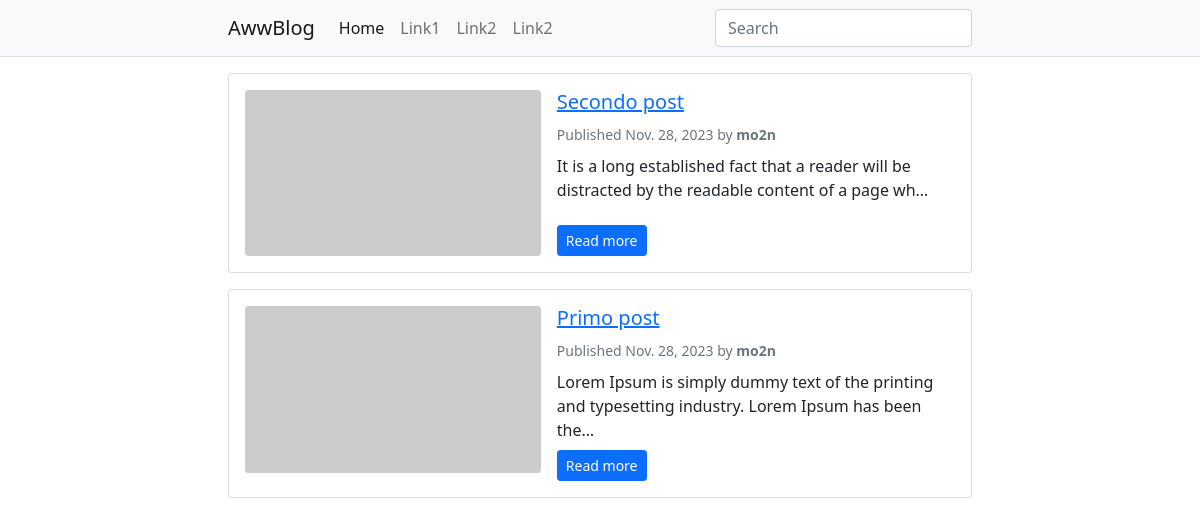
/, run on an earlier commit of the app's database.
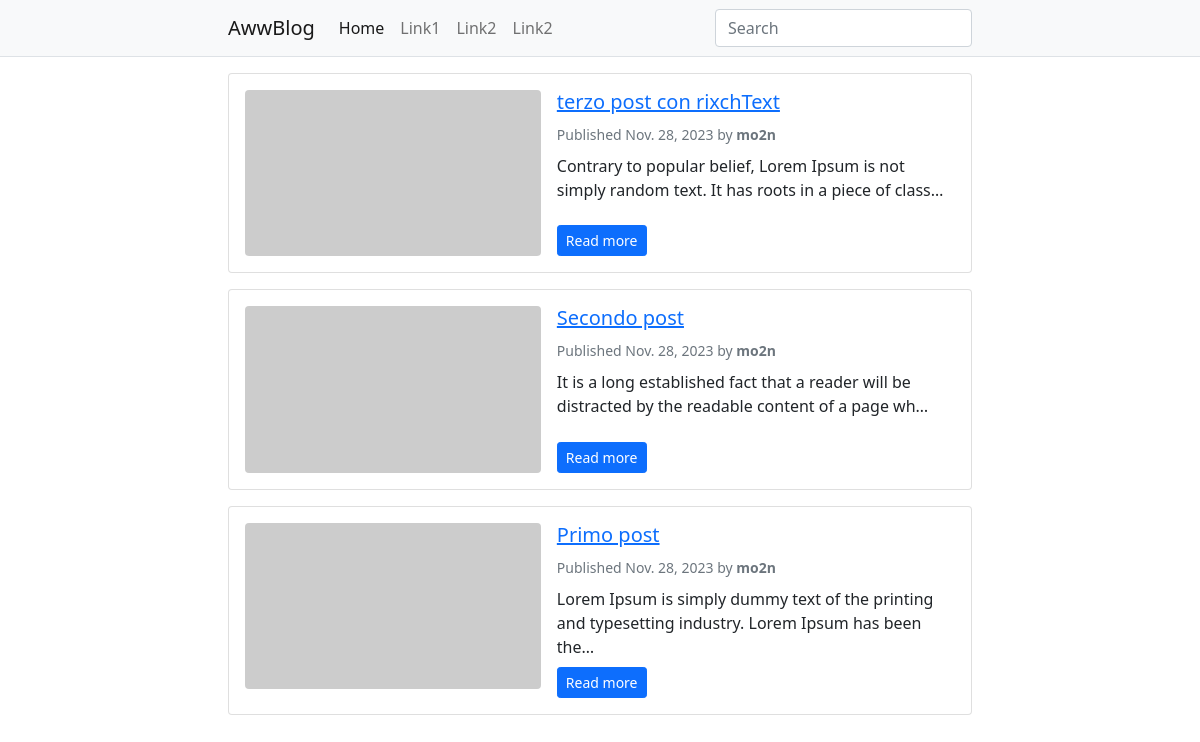
And on a later commit of the database.
### blog/models.py (models this page shows, shortened)
class Post(models.Model):
    STATUS_CHOICES = (
    ('draft', 'Draft'),
    ('published', 'Published'),
    )
    title = models.CharField(max_length=250)
    slug = models.SlugField(max_length=250, unique_for_date='publish')
    image = models.ImageField(upload_to='featured_image/%Y/%m/%d/', blank=True, null=True) #this
    author = models.ForeignKey(User,on_delete=models.CASCADE,related_name='blog_posts')
    body=RichTextUploadingField() # add this
    publish = models.DateTimeField(default=timezone.now)
    created = models.DateTimeField(auto_now_add=True)
    updated = models.DateTimeField(auto_now=True)
    status = models.CharField(max_length=10,choices=STATUS_CHOICES,default='draft')
    class Meta:
        ordering = ('-publish',)
    objects = models.Manager() # The default manager.
    published = PublishedManager() # Our custom manager.
    def get_absolute_url(self):
        return reverse('blog:post_detail',args=[self.slug])

### blog/views.py (the view)
# urls.py: path('',views.post_list,name="post_list"),
def post_list(request):
    posts = Post.published.all()
    paginator = Paginator(posts, 10) # 10 posts in each page
    page = request.GET.get('page')
    try:
        posts = paginator.page(page)
    except PageNotAnInteger:
        posts = paginator.page(1)
    except EmptyPage:
        posts = paginator.page(paginator.num_pages)
    return render(request,'post_list.html',{'posts':posts, page:'pages'})

### blog/models.py (called while the page is built)
    def get_queryset(self):
        return super(PublishedManager,self).get_queryset().filter(status='published')

### templates/post_list.html (shortened to what this page needs)
{% extends 'base.html' %}
{% block content %}
    {% for post in posts %}
    <div class="card mb-3">
        <div class="card-body">
            <div class="row g-0">
                <div class="col-md-5">
                    <div class="ratio ratio-16x9">
                        {% if post.image %}
                        <img src="{{ post.image.url }}" class="rounded featured-image-list" alt="{{post.title}}">
                        {% else %}
                        <img src="https://via.placeholder.com/1280x720" class="rounded" alt="{{post.title}}">
                        {% endif %}
                    </div>
                </div>
                <div class="col-md-7 ps-md-3 pt-3 pt-md-0 d-flex flex-column">
                        <h2 class="card-title h5">
                                <a href="{{ post.get_absolute_url }}">
                                {{ post.title }}
                                </a>
                        </h2>
                        <div class="text-muted">
                            <small>
                                Published {{ post.publish.date }} by <strong>{{ post.author }}</strong>
                            </small>
                        </div>
                        <p class="card-text mb-auto py-2">{{ post.body|safe|striptags|truncatechars:100 }}</p>
                        <div>
                          <a href="{{ post.get_absolute_url }}" class="btn btn-primary btn-sm">Read more</a>
                        </div>
                </div>
            </div>
        </div>
    </div>
    {% endfor %}
{% endblock content %}

What changed in the data, as far as the page shows it:
added Post: title "terzo post con rixchText", publish "Nov. 28, 2023", author "mo2n", body "Contrary to popular belief, Lorem Ipsum is not simply random text. It has roots in a piece of class…"
